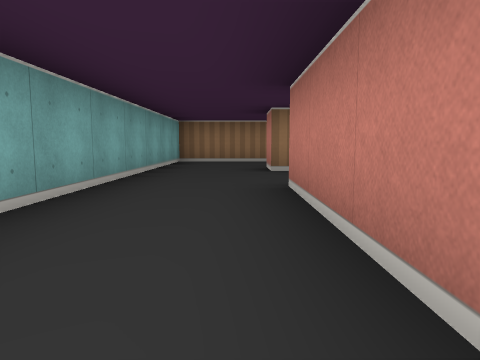
View 1 (above)

12 first-person views from a walk through a cub3D level. The camera is about half as high as the walls, tilts 6° down and sees 70° across. The floor is counted in squares. Each view is taken from the middle of a square. On the plan, view 1 faces up. The plan holds only what a view shows up to about 9 squares ahead; the rest is blank.

View 2
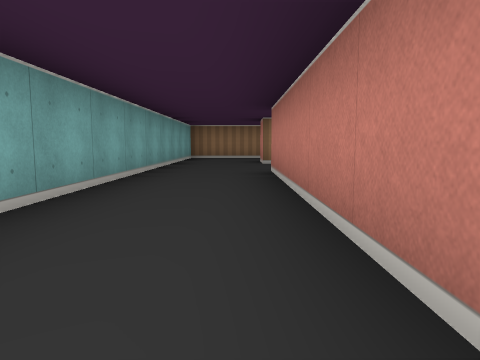

View 3
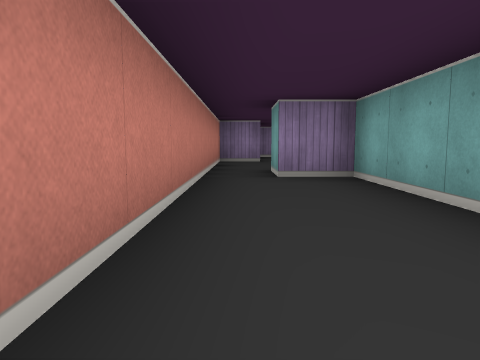

View 4
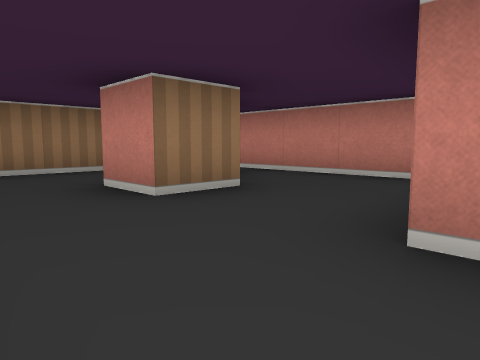

View 5
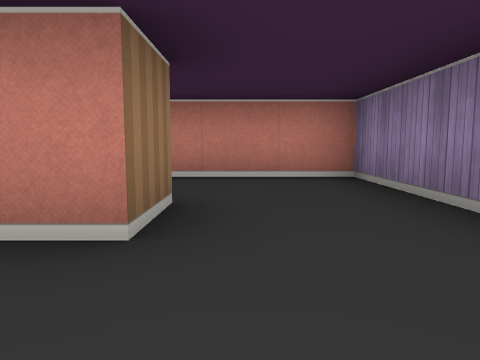

View 6
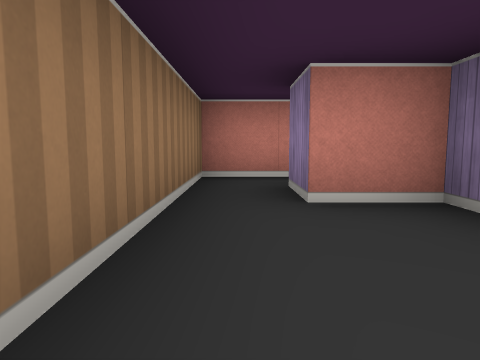

View 7
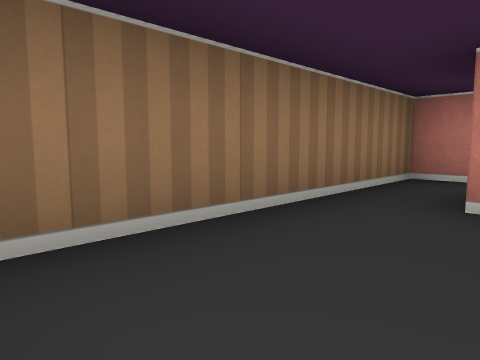

View 8
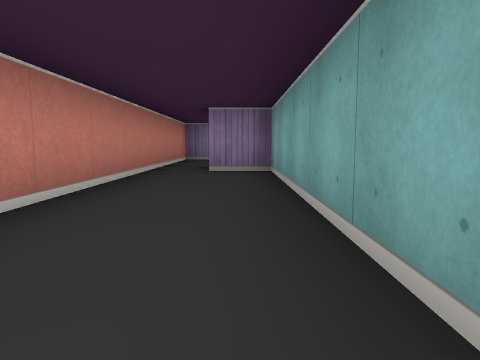

View 9
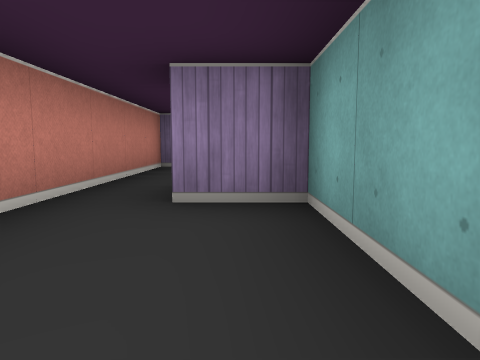

View 10
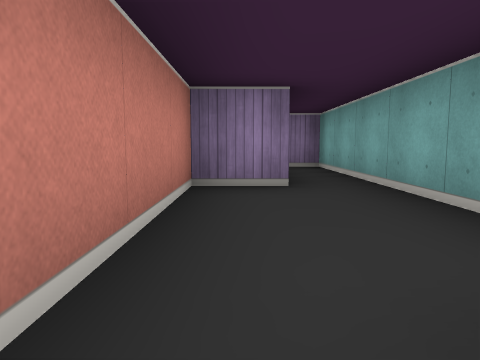

View 11
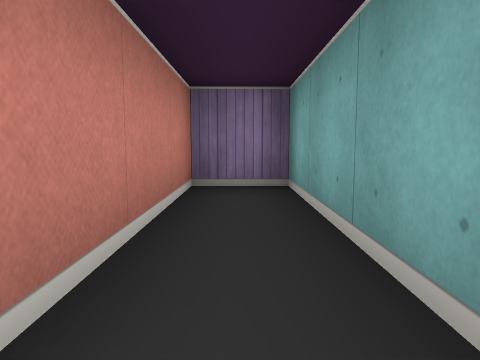

View 12
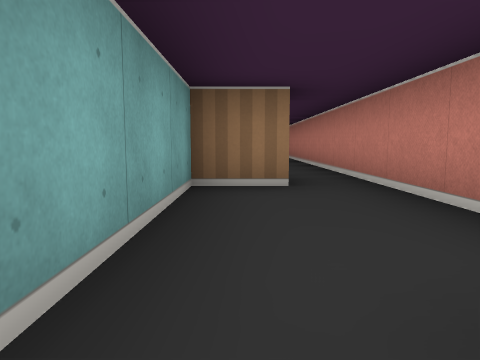

### Floor plan
Ten units are one square. View 1 is at (0, 0); x grows to the right and y downward. Boxes are objects, and circles mark ways between rooms. Rooms are numbered by the first view taken in them; rooms with no view inside come last. Other rooms are left out.
<svg viewBox="-20 -90 60 190">
<path fill="none" stroke="#000" d="M10 -35 35 -35 35 -85 5 -85M15 -55 5 -55 5 -65M10 -65 15 -65 15 -75 25 -75M-15 -75 -15 25 -5 25 -5 35M5 35 5 -35M5 -85 -15 -85 -15 -75M-5 35 -15 35 -15 95 -5 95 -5 65 5 65 5 35"/>
<circle cx="-5" cy="-65" r="3" fill="#2a7"/>
<circle cx="15" cy="-80" r="3" fill="#2a7"/>
<circle cx="0" cy="30" r="3" fill="#2a7"/>
<text x="0" y="-40">1</text>
<text x="-10" y="-80">2</text>
<text x="-10" y="60">3</text>
</svg>
Room 1 opens to room 2. Room 1 opens to room 3.

Where each view was taken, in squares from view 1:
view 1: 0 up, 0 right, facing up
view 2: 2 down, 0 right, facing up
view 3: 2 up, 0 right, facing down
view 4: 3 up, 1 left, facing up-right
view 5: 5 up, 1 left, facing right
view 6: 8 up, 1 left, facing right
view 7: 7 up, 1 left, facing up-right
view 8: 3 up, 1 left, facing down
view 9: 0 up, 1 left, facing down
view 10: 3 down, 0 right, facing down
view 11: 6 down, 1 left, facing down
view 12: 7 down, 1 left, facing up
